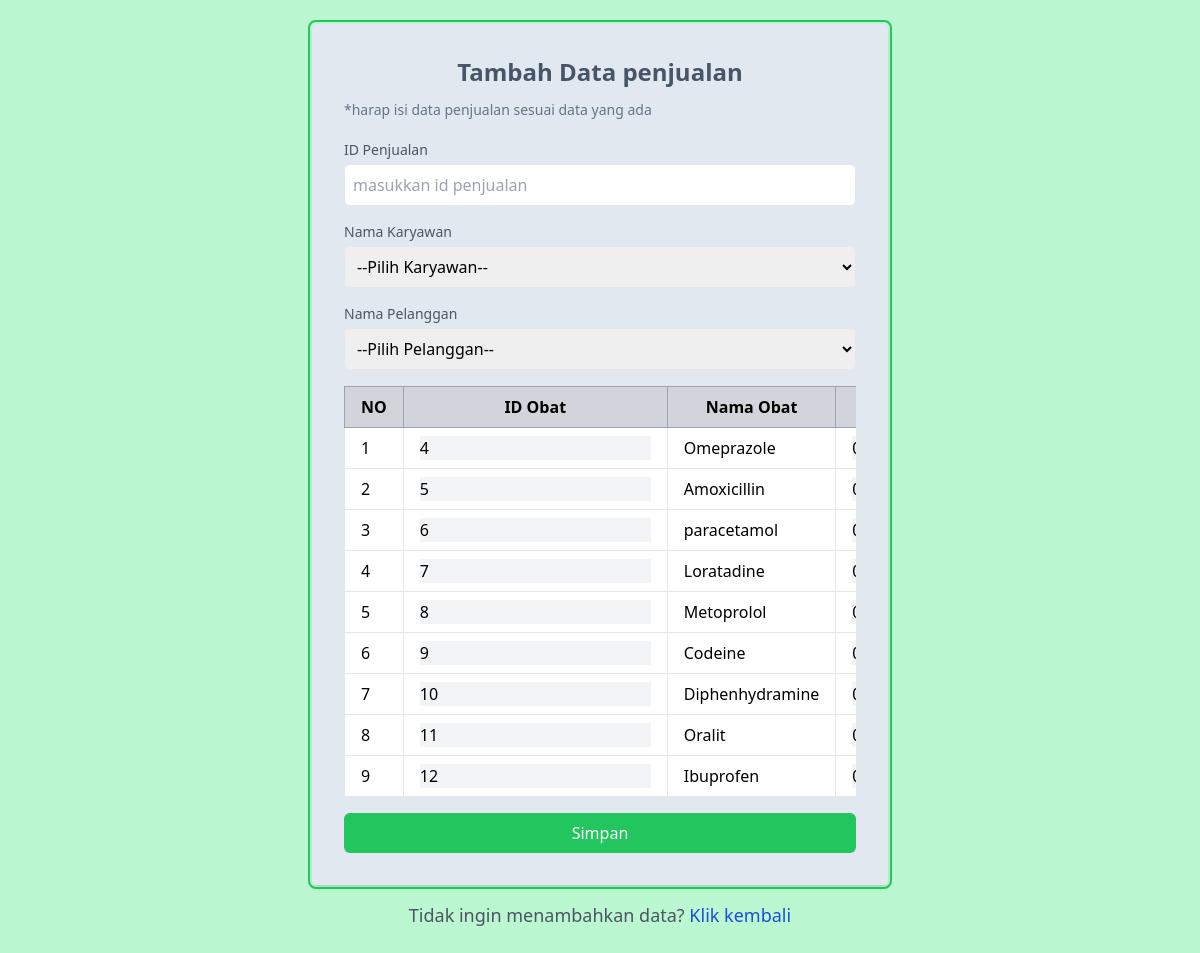
Page /build/pages/function/tambahdatapenjualan.php (signed in) on the committed database.
### tables this page shows
CREATE TABLE `obat` (
  `id_obat` int(11) NOT NULL,
  `nama_obat` varchar(255) DEFAULT NULL,
  `jenis` varchar(255) DEFAULT NULL,
  `harga` int(11) DEFAULT NULL,
  `stok` int(11) DEFAULT NULL,
  `id_supplier` char(10) DEFAULT NULL
);

### build/pages/function/tambahdatapenjualan.php (the view, shortened to what this page needs)
<!DOCTYPE html>
<html lang="en">
<head>
    <script src="https://cdn.tailwindcss.com"></script>
</head>
<body class="bg-green-200  p-6">
    <div class="max-w-xl mx-auto  rounded p-8 shadow-md outline outline-2  outline-offset-2 outline-green-500 bg-slate-200">
        <h2 class="text-2xl font-bold mb-3 text-slate-600 text-center ">Tambah Data penjualan</h2>
        <h6 class="text-sm  mb-5 text-slate-500 ">*harap isi data penjualan sesuai data yang ada</h6>
        <form action="prosestambahpenjualan.php" method="post" class="space-y-4 ">
            <div>
                <label for="idpenjualan" class="block text-sm font-medium text-gray-600">ID Penjualan</label>
                <input type="text" id="id" name="idpenjualan" placeholder="masukkan id penjualan" class="mt-1 p-2 w-full border rounded-md " required>
            </div>
            <div>
                <label for="karyawan" class="block text-sm font-medium text-gray-600">Nama Karyawan</label>
                <select name="karyawan" id="karyawan" class="form-control form-control-lg mt-1 p-2 w-full border rounded-md" required>
                    <option selected>--Pilih Karyawan--</option>
                    <?php
                    include "koneksi.php";
                    ?>
                </select>
            </div>
            <div>
                <label for="pelanggan" class="block text-sm font-medium text-gray-600">Nama Pelanggan</label>
                <select name="pelanggan" id="pelanggan" class="form-control form-control-lg mt-1 p-2 w-full border rounded-md" required>
                    <option selected>--Pilih Pelanggan--</option>
                </select>
            </div>
            <div class="overflow-x-auto">
                <table class="min-w-full table-auto border-collapse border border-gray-200">
                    <thead>
                        <tr class="bg-gray-300">
                            <th class="py-2 px-4 border border-gray-400">NO</th>
                            <th class="py-2 px-4 border border-gray-400">ID Obat</th>
                            <th class="py-2 px-4 border border-gray-400">Nama Obat</th>
                            <th class="py-2 px-4 border border-gray-400">Jumlah</th>
                        </tr>
                    </thead>
                    <tbody id="showdata">
                        <?php
                        $data2 = mysqli_query($conn, "SELECT * FROM obat");
                        $num = 1;
                        $obt = '';
                        while ($row2 = mysqli_fetch_array($data2)) {
                            $obt .= '<tr class="bg-white">
                                <td class="py-2 px-4 border border-gray-200">' . $num++ . '</td>
                                <td class="py-2 px-4 border border-gray-200">
                                    <input type="text" name="id_obat[]" value=' . $row2['id_obat'] . ' class="form-control  bg-gray-100" readonly> </td>
                                <td class="py-2 px-4 border border-gray-200">' . $row2['nama_obat'] . '</td>
                                <td class="py-2 px-4 border border-gray-200">
                                    <input type="number" min="0" name="jumlah[]" class="form-control bg-gray-100" value="0" required></td>
                                <td class="py-2 px-4 border border-gray-200">
                                    <input type="number" name="harga_satuan[]" class="form-control bg-gray-100" value=' . $row2['harga'] . ' readonly></td>
                                    </tr>';
                        }
                        echo $obt;
                        ?>
                    </tbody>
                </table>
            </div>
            <div>
                <button type="submit" class="w-full bg-green-500 text-white p-2 rounded-md hover:bg-green-700">Simpan</button>
            </div>
        </form>
    </div>
    <p class="mt-4 text-lg text-gray-600 text-center">Tidak ingin menambahkan data? <a href="../datapenjualan.php" class="text-blue-700 no-underline hover:underline">Klik kembali</a></p>
</body>
</html>

### rows in the picture
obat: id_obat "4", nama_obat "Omeprazole"
obat: id_obat "5", nama_obat "Amoxicillin"
obat: id_obat "6", nama_obat "paracetamol"
obat: id_obat "7", nama_obat "Loratadine"
obat: id_obat "8", nama_obat "Metoprolol"
obat: id_obat "9", nama_obat "Codeine"
obat: id_obat "10", nama_obat "Diphenhydramine"
obat: id_obat "11", nama_obat "Oralit"
obat: id_obat "12", nama_obat "Ibuprofen"
